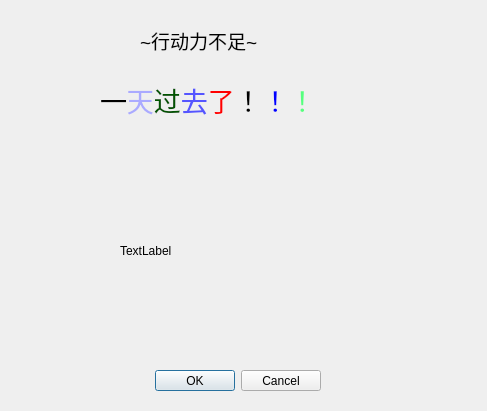
<?xml version="1.0" encoding="UTF-8"?>
<ui version="4.0">
 <class>dayover</class>
 <widget class="QDialog" name="dayover">
  <property name="geometry">
   <rect>
    <x>0</x>
    <y>0</y>
    <width>487</width>
    <height>411</height>
   </rect>
  </property>
  <property name="windowTitle">
   <string>Dialog</string>
  </property>
  <widget class="QDialogButtonBox" name="dialogButtonBox">
   <property name="geometry">
    <rect>
     <x>20</x>
     <y>370</y>
     <width>301</width>
     <height>21</height>
    </rect>
   </property>
   <property name="orientation">
    <enum>Qt::Horizontal</enum>
   </property>
   <property name="standardButtons">
    <set>QDialogButtonBox::Cancel|QDialogButtonBox::Ok</set>
   </property>
  </widget>
  <widget class="QLabel" name="label">
   <property name="geometry">
    <rect>
     <x>100</x>
     <y>60</y>
     <width>291</width>
     <height>81</height>
    </rect>
   </property>
   <property name="text">
    <string>&lt;html&gt;&lt;head/&gt;&lt;body&gt;&lt;p&gt;&lt;span style=&quot; font-size:20pt;&quot;&gt;一&lt;/span&gt;&lt;span style=&quot; font-size:20pt; color:#aaaaff;&quot;&gt;天&lt;/span&gt;&lt;span style=&quot; font-size:20pt; color:#005500;&quot;&gt;过&lt;/span&gt;&lt;span style=&quot; font-size:20pt; color:#5555ff;&quot;&gt;去&lt;/span&gt;&lt;span style=&quot; font-size:20pt; color:#ff0000;&quot;&gt;了&lt;/span&gt;&lt;span style=&quot; font-size:20pt; color:#000000;&quot;&gt;！&lt;/span&gt;&lt;span style=&quot; font-size:20pt; color:#0000ff;&quot;&gt;！&lt;/span&gt;&lt;span style=&quot; font-size:20pt; color:#55ff7f;&quot;&gt;！&lt;/span&gt;&lt;/p&gt;&lt;/body&gt;&lt;/html&gt;</string>
   </property>
  </widget>
  <widget class="QLabel" name="label_2">
   <property name="geometry">
    <rect>
     <x>140</x>
     <y>0</y>
     <width>291</width>
     <height>81</height>
    </rect>
   </property>
   <property name="text">
    <string>&lt;html&gt;&lt;head/&gt;&lt;body&gt;&lt;p&gt;&lt;span style=&quot; font-size:14pt;&quot;&gt;~行动力不足~&lt;/span&gt;&lt;/p&gt;&lt;/body&gt;&lt;/html&gt;</string>
   </property>
  </widget>
  <widget class="QLabel" name="label_22">
   <property name="geometry">
    <rect>
     <x>120</x>
     <y>160</y>
     <width>261</width>
     <height>181</height>
    </rect>
   </property>
   <property name="text">
    <string>TextLabel</string>
   </property>
  </widget>
 </widget>
 <resources/>
 <connections>
  <connection>
   <sender>dialogButtonBox</sender>
   <signal>accepted()</signal>
   <receiver>dayover</receiver>
   <slot>accept()</slot>
   <hints>
    <hint type="sourcelabel">
     <x>248</x>
     <y>254</y>
    </hint>
    <hint type="destinationlabel">
     <x>157</x>
     <y>274</y>
    </hint>
   </hints>
  </connection>
  <connection>
   <sender>dialogButtonBox</sender>
   <signal>rejected()</signal>
   <receiver>dayover</receiver>
   <slot>reject()</slot>
   <hints>
    <hint type="sourcelabel">
     <x>316</x>
     <y>260</y>
    </hint>
    <hint type="destinationlabel">
     <x>286</x>
     <y>274</y>
    </hint>
   </hints>
  </connection>
 </connections>
</ui>
